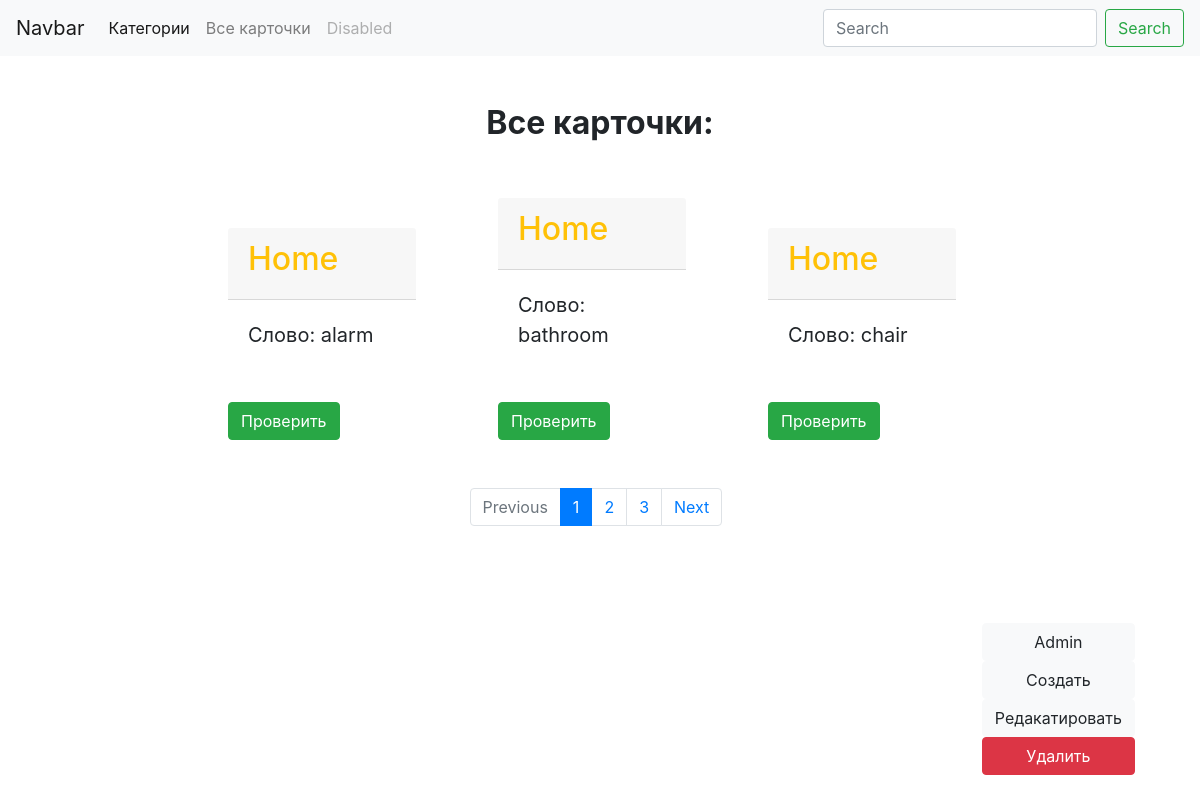
Screenshot of /cards/ (signed in) with the database file from the repository.
### card/models.py (models this page shows, shortened)
class Cards(models.Model):
    class Meta:
        verbose_name = "Карточка"
        verbose_name_plural = "Карточки"
        ordering = ['text']
    category = models.ForeignKey(Category, on_delete=models.CASCADE,verbose_name="Категория")
    slug = models.SlugField(max_length=250, unique=True, )
    user = models.ForeignKey(settings.AUTH_USER_MODEL, on_delete=models.CASCADE, verbose_name="Пользователь")
    text = models.TextField(max_length=100, verbose_name="Слово")
    translate = models.CharField(max_length=100, verbose_name="Перевод")
    card_count = models.PositiveIntegerField(default=0, verbose_name="Кол-во карточек")

class Category(models.Model):
    title = models.CharField(max_length=30)
    slug = models.SlugField(max_length=250, unique=True)
    image = models.ImageField(upload_to='card_image', blank=True)
    cards_count = models.PositiveIntegerField(default=0, verbose_name="Кол-во карточек")
    class Meta:
        ordering = ('title',)
        verbose_name = 'category'
        verbose_name_plural = 'categories'
    def __str__(self):
        return self.title

### card/views.py (the view)
# urls.py: path('cards/', card_list, name='card_list'),
def card_list(request):
    search_query = request.GET.get('search', '')
    cards = Cards.objects.all()
    paginator = Paginator(cards, 3)
    page_number = request.GET.get('page', 1)
    page = paginator.get_page(page_number)
    if search_query:
        cards = Cards.objects.filter(text__icontains=search_query)
        result = search_query
        return render(request, 'card/search_result.html', context={'cards': cards, 'result': result })
    return render(request, 'card/card_list.html', context={
        'cards': page,
    })

### card/templates/card/card_list.html
{% extends 'card/base_card.html' %}
{% block content %}
    <div class="container mt-5 col-9">
        <h2 class="text-center font-weight-bold">Все карточки:</h2>
    {% for card in cards.object_list %}
            <div class="d-inline-block col-3 ml-5 mt-5">
                <div class="card-header">
                    <h2><a href="{% url 'list_by_category' category_slug=card.category %}" class="text-warning">
                        {{ card.category }}
                        </a>
                    </h2>
                </div>
                <div class="card-body">
                    <blockquote class="blockquote mb-0">
                        <p>Слово: {{ card.text }}</p>
                    </blockquote>
                </div>
                <a class="btn btn-success mt-3" href="{% url 'card_detail' slug=card.slug %}">Проверить</a>
            </div>
    {% endfor %}
            <nav aria-label="..." class="mx-auto mt-5" style="width: 30%;">
              <ul class="pagination">
                <li class="page-item disabled">
                  <a class="page-link" href="#" tabindex="-1" aria-disabled="true">Previous</a>
                </li>
                  {% for n in cards.paginator.page_range %}
                    {% if n == cards.number %}
                        <li class="page-item active" aria-current="page">
                            <a class="page-link" href="?page= {{ n }}">{{ n }}<span class="sr-only">(current)</span></a>
                        </li>
                    {% else %}
                        <li class="page-item">
                            <a class="page-link" href="?page= {{ n }}">{{ n }}</a>
                        </li>
                    {% endif %}
                  {% endfor %}
                <li class="page-item">
                  <a class="page-link" href="#">Next</a>
                </li>
              </ul>
            </nav>
    </div>
{% endblock %}

### rows the page displays
Cards: category "Home", text "alarm"
Cards: category "Home", text "bathroom"
Cards: category "Home", text "chair"

### other values shown
{{ n }} "1"
{{ n }} "2" "3"
